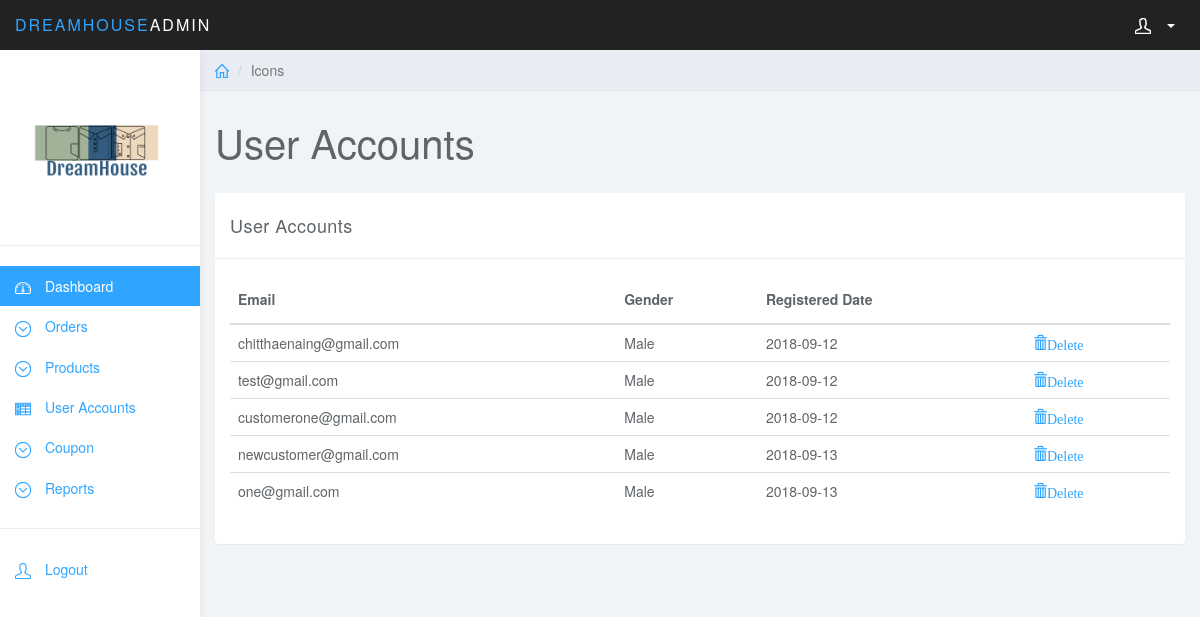
Page /admin/useraccount.php on the committed database.
### tables this page shows
CREATE TABLE `customer_accounts` (
  `customer_acc_id` int(11) NOT NULL,
  `first_name` varchar(255) NOT NULL,
  `last_name` varchar(255) NOT NULL,
  `email` varchar(255) NOT NULL,
  `password` varchar(255) NOT NULL,
  `gender` varchar(255) NOT NULL,
  `registered_date` date NOT NULL
);

### functions.php (called while the page is built, shortened)
<?php
	function get($query,$conn){
		try{
			$stmt = $conn->prepare($query);
			$stmt->execute();
			return $stmt;
		}catch(PDOException $e){
			$e->getMessage();
		}
	}
?>

### admin/useraccount.php (the view, shortened to what this page needs)
<?php session_start();
include '../functions.php';
$conn = connect();
if($conn){
	$query = 'Select * from customer_accounts';
	$result = get($query,$conn);
}
?>
<!DOCTYPE html>
<html>
<head>
<link href="css/bootstrap.min.css" rel="stylesheet">
<link href="css/datepicker3.css" rel="stylesheet">
<link href="css/styles.css" rel="stylesheet">
</head>
<body>
	<?php include 'sidebar.php'; ?>
	<div class="col-sm-9 col-sm-offset-3 col-lg-10 col-lg-offset-2 main">
		<div class="row">
			<ol class="breadcrumb">
				<li><a href="#"><svg class="glyph stroked home"><use xlink:href="#stroked-home"></use></svg></a></li>
				<li class="active">Icons</li>
			</ol>
		</div>
		<div class="row">
			<div class="col-lg-12">
				<h1 class="page-header">User Accounts</h1>
			</div>
		</div>
		<div class="row">
			<div class="col-md-12">
				<div class="panel panel-default">
					<div class="panel-heading">User Accounts</div>
					<div class="panel-body">
						<table class="table">
						    <thead>
						    <tr>
						        <th data-align="center">Email</th>
						        <th>Gender</th>
						        <th>Registered Date</th>
						    </tr>
						    </thead>
						    <tbody>
						    	<tbody>
                        <?php while($row = $result->fetch()): ?>
                            <?= "<tr>
                                <td>".$row['email']."</td>
                                <td>".$row['gender']."</td>
                                <td>".$row['registered_date']."</td>
                                <td><a href='delaccount.php?id=".$row['customer_acc_id']."' class='glyphicon glyphicon-trash'>Delete</a></td>
                                </tr>";
                            ?>
                            <?php endwhile; ?>
						    </tbody>
						</table>
					</div>
				</div>
			</div>
		</div>
	</div>
</body>
</html>

### admin/css/styles.css (style rules this page uses)
body { background: #f1f4f7; padding-top: 50px; color: #5f6468; }
a, a:hover, a:focus { color: #30a5ff; }
h1, h2, h3, h4, h5, h6 { color: #5f6468; }
h1 { font-weight: 300; font-size: 40px; }
.panel { border: 0; }
.panel-heading { font-size: 18px; font-weight: 300; letter-spacing: 0.025em; height: 66px; line-height: 45px; }
.panel-default .panel-heading { background: #fff; border-bottom: 1px solid #eee; color: #5f6468; }
.breadcrumb { border-radius: 0; padding: 10px 15px; background: #e9ecf2; box-shadow: 0 1px 1px rgba(0, 0, 0, .05); margin: 0 ; }
h1.page-header { margin-top: 30px; border-bottom: 0; }
.table { background: #fff; }
.table>thead>tr>th { border-bottom: 1px solid #e6e7e8; vertical-align: middle; height: 50px; }
.breadcrumb .glyph { height: 14px; width: 14px; margin: -2px 0 0 0; stroke-width: 4px; }

### rows in the picture
customer_accounts: email "chitthaenaing@gmail.com", gender "Male", registered_date "2018-09-12"
customer_accounts: email "test@gmail.com", gender "Male", registered_date "2018-09-12"
customer_accounts: email "customerone@gmail.com", gender "Male", registered_date "2018-09-12"
customer_accounts: email "newcustomer@gmail.com", gender "Male", registered_date "2018-09-13"
customer_accounts: email "one@gmail.com", gender "Male", registered_date "2018-09-13"
